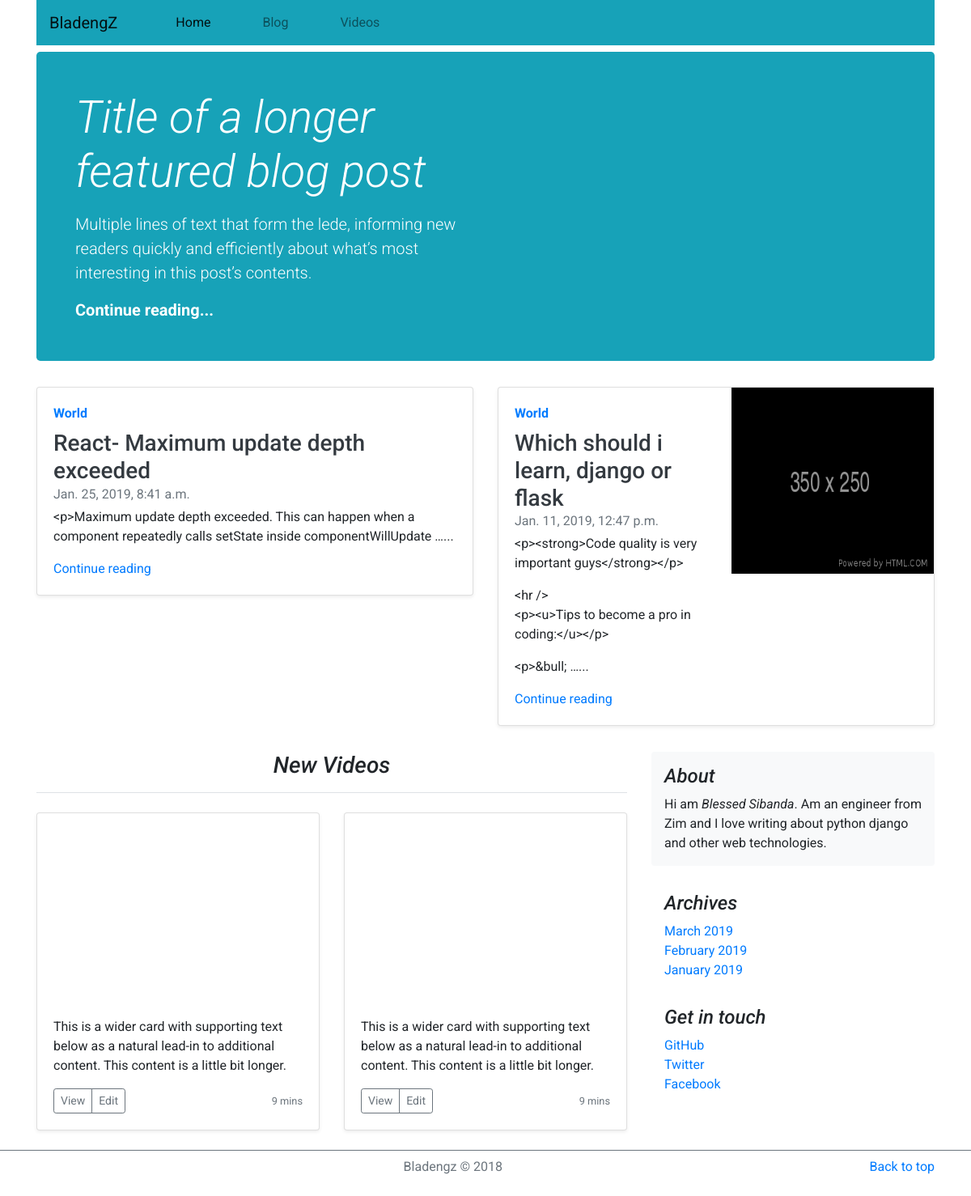
Before: / with the older database file.
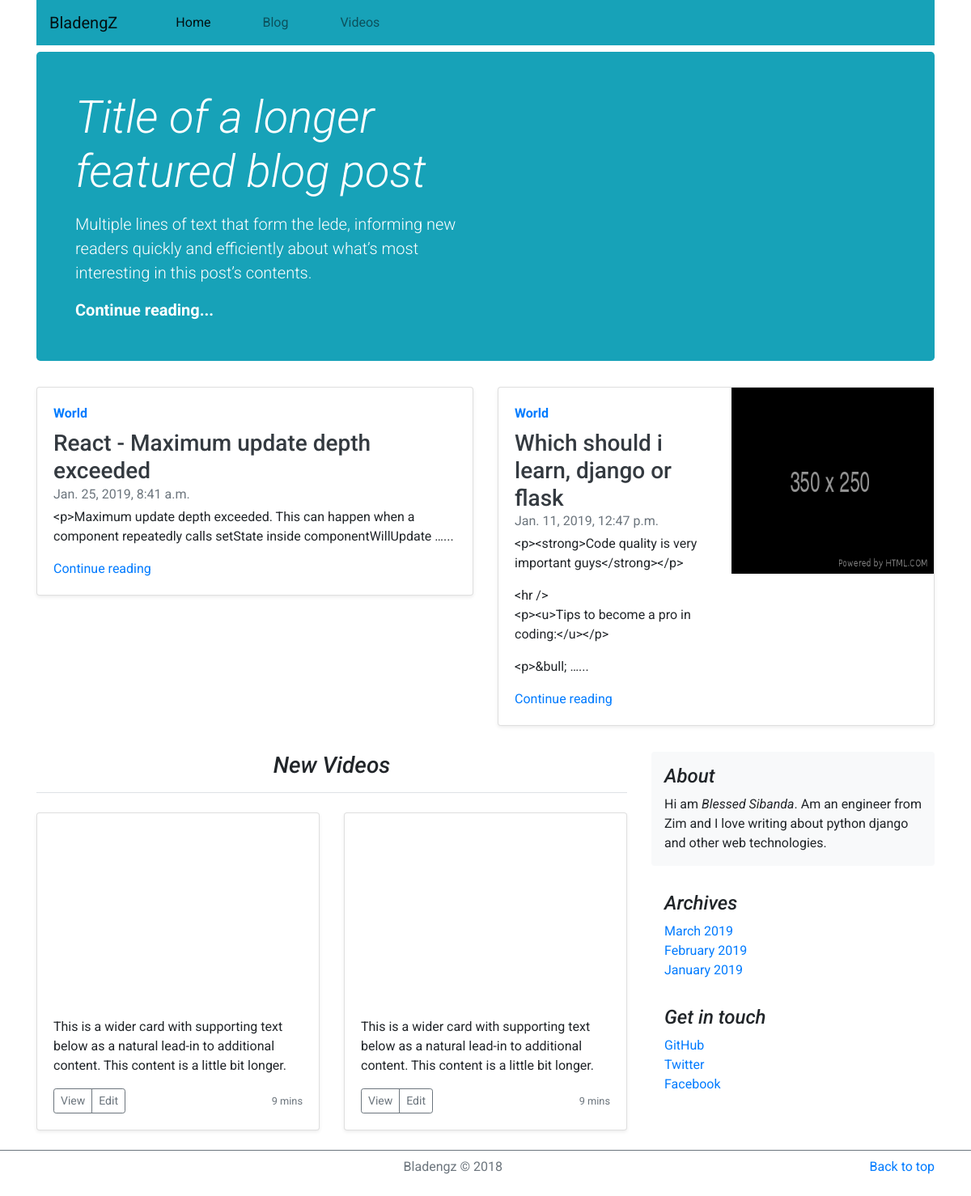
After: the same page with the newer database file.
### blog/models.py (models this page shows, shortened)
class Post(models.Model):
    STATUS = (
        ('Draft', 'D'),
        ('Published', 'P')
    )
    title = models.CharField(max_length=150)
    body = RichTextField()
    created = models.DateTimeField(auto_now_add=True)
    updated = models.DateTimeField(auto_now=True)
    image_header = models.ImageField(upload_to='images/image_headers', null=True, blank=True)
    status = models.CharField(choices=STATUS, max_length=9)
    slug = models.SlugField()
    pub_date = models.DateTimeField(blank=True, null=True)
    objects = models.Manager()
    published = PublishedPostsManager()
    class Meta:
        ordering = ('-pub_date','-created',)
    def get_absolute_url(self):
        return reverse('blog:post_detail',
                       args=[self.created.year,
                             self.created.strftime('%m'),
                             self.created.strftime('%d'),
                             self.slug])

### bladengz/views.py (the view)
# urls.py: path('', HomeView.as_view(), name='home'),
class HomeView(TemplateView):
    latest_videos = Video.objects.all()[:2]
    latest_posts = Post.objects.all()[:2]
    extra_context = {
        'latest_posts': latest_posts,
        'latest_videos': latest_videos
    }
    template_name = 'home.html'

### bladengz/templates/home.html
{% extends 'base.html' %}
{% block content %}
<div class="jumbotron p-3 p-md-5 text-white bg-info">
    <div class="col-md-6 px-0">
        <h1 class="display-4 font-italic">Title of a longer featured blog post</h1>
        <p class="lead my-3">Multiple lines of text that form the lede, informing new readers quickly and efficiently about what’s most interesting in this post’s contents.</p>
        <p class="lead mb-0"><a href="#" class="text-white font-weight-bold">Continue reading...</a></p>
    </div>
</div>
<div class="row mb-2">
    {% for post in latest_posts %}
    <div class="col-md-6">
        <div class="card flex-md-row mb-4 shadow-sm h-md-250">
        <div class="card-body d-flex flex-column align-items-start">
            <strong class="d-inline-block mb-2 text-primary">World</strong>
            <h3 class="mb-0">
            <a class="text-dark" href="{{post.get_absolute_url}}">{{post.title}}</a>
            </h3>
            <div class="mb-1 text-muted">{{post.created}}</div>
            <p class="card-text mb-auto">{{ post.body|linebreaks|truncatewords:15 }}...</p>
            <a href="{{post.get_absolute_url}}">Continue reading</a>
        </div>
        {% if post.image_header %}
            <img class="card-img-right flex-auto d-none d-lg-block" width="250px" height="230px" src="{{post.image_header.url}}" alt="">
        {% endif %}
        </div>
    </div>
    {% endfor %}
</div>
<div class="row">
        <div class="col-md-8">
            <h3 class="pb-3 mb-4 font-italic border-bottom text-center">New Videos</h3>
            <div class="row">
                {% for vid in latest_videos %}
                <div class="col-md-6">
                    <div class="card mb-4 shadow-sm">
                        <div>
                            <iframe width="100%" height="225" src="{{vid.url}}"
                            frameborder="0" allow="accelerometer; autoplay; encrypted-media; gyroscope; picture-in-picture"
                            allowfullscreen></iframe>
                        </div>
                        <div class="card-body">
                            <p class="card-text">This is a wider card with supporting text below as a natural lead-in to additional content. This content is a little bit longer.</p>
                            <div class="d-flex justify-content-between align-items-center">
                                <div class="btn-group">
                                    <button type="button" class="btn btn-sm btn-outline-secondary">View</button>
                                    <button type="button" class="btn btn-sm btn-outline-secondary">Edit</button>
                                </div>
                                <small class="text-muted">9 mins</small>
                            </div>
                        </div>
                    </div>
                </div>
                {% endfor %}
            </div>
        </div>
        <div class="col-md-4">
            {% include '_sidebar.html' %}
        </div>
    </div>
{% endblock content %}

Changed rows visible on the page:
changed Post: title "React- Maximum update depth exceeded" → "React - Maximum update depth exceeded"
